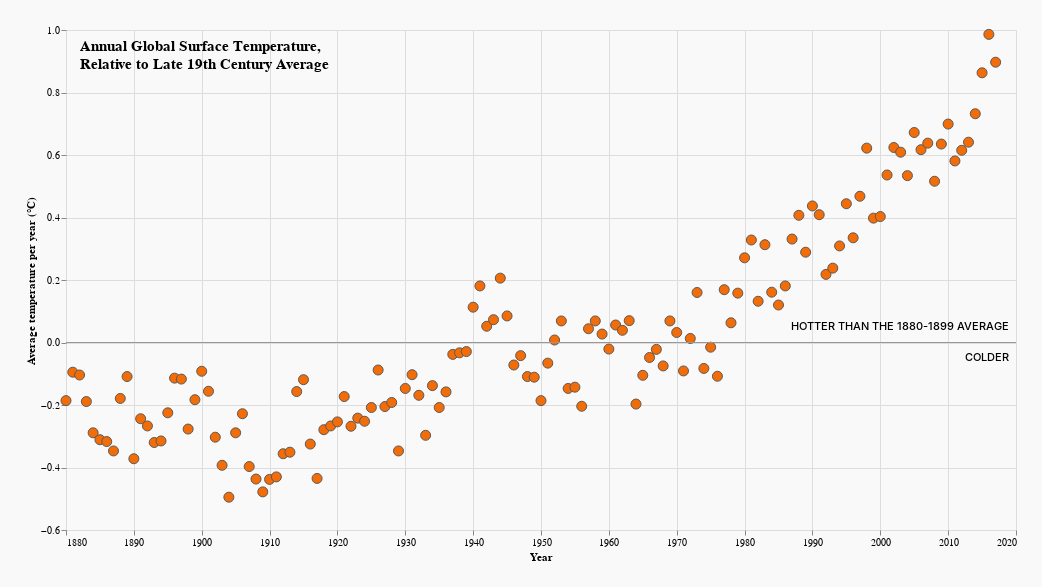

The cell this chart's notebook holds for it:
### Code cell
# Main chart settings
chart = alt.Chart(new_df).mark_point(
        color = '#5D5956',
        fill = '#F26C08',
        size = 100,
        opacity = 1,
        strokeWidth = 1).encode(
    x = alt.X(field='Year',
              title = 'Year',
              type = 'quantitative',
              scale = alt.Scale(
                  zero = False,
            ),
            axis = alt.Axis(
             format = 'k',
             tickCount = 15,
             )),
    y = alt.Y(field = 'Average',
              title='Average temperature per year (°C)',
              type = 'quantitative',
              scale = alt.Scale(
                  zero = False
              ),
            axis = alt.Axis(
             tickCount = 10,

             )),
    tooltip = [
        alt.Tooltip(field = 'Year', type = 'nominal'),
        alt.Tooltip(field = 'Average', title='Temperature (°C)', type = 'nominal')
    ]
)

# Zero line
line = alt.Chart(pd.DataFrame({'y': [0]})).mark_rule(color='#989898').encode(y='y')

# 1 Title line
title1 = alt.Chart({'values':[{'x': 1882, 'y': 0.95}]}).mark_text(
    text='Annual Global Surface Temperature,',
    align='left',
    fontSize=15,
    fontWeight=700
).encode(x='x:Q', y='y:Q')

# 2 Title line
title2 = alt.Chart({'values':[{'x': 1882, 'y': 0.89}]}).mark_text(
    text='Relative to Late 19th Century Average',
    align='left',
    fontSize=15,
    fontWeight=700
).encode( x='x:Q', y='y:Q')

# 'Hotter' text
hotter_text = alt.Chart({'values':[{'x': 2019, 'y': 0.05}]}).mark_text(
    align='right',
    text='HOTTER THAN THE 1880-1899 AVERAGE',
    fontWeight=500
).encode(x='x:Q', y='y:Q')

# 'Colder' text
colder_text = alt.Chart({'values':[{'x': 2019, 'y': -0.05}]}).mark_text(
    align='right',
    text='COLDER',
    fontWeight=500
).encode(x='x:Q', y='y:Q')

# Come together... right now!
alt.layer(chart, line, colder_text, hotter_text, title1, title2).properties(
    width = 950, height = 500, background = '#F9F9F9', padding = 25
    ).configure_axis(domain=False)

### Figure 1 — Vega-Lite specification as saved in the notebook (floating-point values rounded to 4 significant figures; data arrays with more than 128 entries replaced by an {"elided": "..."} marker saying what was removed)
{"config": {"view": {"continuousWidth": 400, "continuousHeight": 300}, "axis": {"domain": false}}, "layer": [{"data": {"name": "data-dd73a18d96ad2d3f7db603a17f62bac3"}, "mark": {"type": "point", "color": "#5D5956", "fill": "#F26C08", "opacity": 1, "size": 100, "strokeWidth": 1}, "encoding": {"tooltip": [{"type": "nominal", "field": "Year"}, {"type": "nominal", "field": "Average", "title": "Temperature (°C)"}], "x": {"type": "quantitative", "axis": {"format": "k", "tickCount": 15}, "field": "Year", "scale": {"zero": false}, "title": "Year"}, "y": {"type": "quantitative", "axis": {"tickCount": 10}, "field": "Average", "scale": {"zero": false}, "title": "Average temperature per year (°C)"}}}, {"data": {"name": "data-06fd9f850666401b4599de5588b60692"}, "mark": {"type": "rule", "color": "#989898"}, "encoding": {"y": {"type": "quantitative", "field": "y"}}}, {"data": {"name": "data-9bc63c48e08c2ab4915e3fec57e703b9"}, "mark": {"type": "text", "align": "right", "fontWeight": 500, "text": "COLDER"}, "encoding": {"x": {"type": "quantitative", "field": "x"}, "y": {"type": "quantitative", "field": "y"}}}, {"data": {"name": "data-7bcfbbfd1dba7f8be9db5d1d7933cbfe"}, "mark": {"type": "text", "align": "right", "fontWeight": 500, "text": "HOTTER THAN THE 1880-1899 AVERAGE"}, "encoding": {"x": {"type": "quantitative", "field": "x"}, "y": {"type": "quantitative", "field": "y"}}}, {"data": {"name": "data-1cc4bf5e96c8bbaf97131bb96d4393fc"}, "mark": {"type": "text", "align": "left", "fontSize": 15, "fontWeight": 700, "text": "Annual Global Surface Temperature,"}, "encoding": {"x": {"type": "quantitative", "field": "x"}, "y": {"type": "quantitative", "field": "y"}}}, {"data": {"name": "data-db7b5c13786c3f23a00a7cdab80ebd69"}, "mark": {"type": "text", "align": "left", "fontSize": 15, "fontWeight": 700, "text": "Relative to Late 19th Century Average"}, "encoding": {"x": {"type": "quantitative", "field": "x"}, "y": {"type": "quantitative", "field": "y"}}}], "background": "#F9F9F9", "height": 500, "padding": 25, "width": 950, "$schema": "https://vega.github.io/schema/vega-lite/v4.8.1.json", "datasets": {"data-dd73a18d96ad2d3f7db603a17f62bac3": {"elided": "138 records"}, "data-06fd9f850666401b4599de5588b60692": [{"y": 0}], "data-9bc63c48e08c2ab4915e3fec57e703b9": [{"x": 2019, "y": -0.05}], "data-7bcfbbfd1dba7f8be9db5d1d7933cbfe": [{"x": 2019, "y": 0.05}], "data-1cc4bf5e96c8bbaf97131bb96d4393fc": [{"x": 1882, "y": 0.95}], "data-db7b5c13786c3f23a00a7cdab80ebd69": [{"x": 1882, "y": 0.89}]}}
